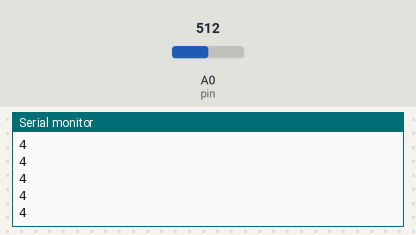
Simulated run of this sketch. Board: Arduino Uno, built with avr-gcc and run on an emulated ATmega328P. Shown: the last lines printed to the serial monitor. Inputs (shaded band) come from the test bench; at power-on: A0 (pin) = 512.

Above: at 1.2 s.
1.3 s: A0 (pin) set to 716
At 1.31 s:
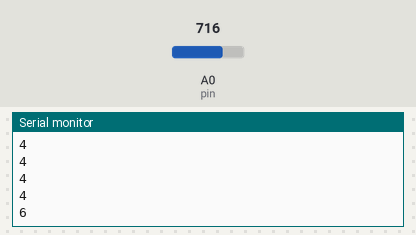
2.8 s: A0 (pin) set to 900
At 2.81 s:
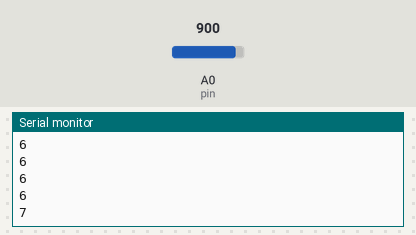
Timing chart, 0 to 5.8 s (numbered marks = the images above; inputs shaded):
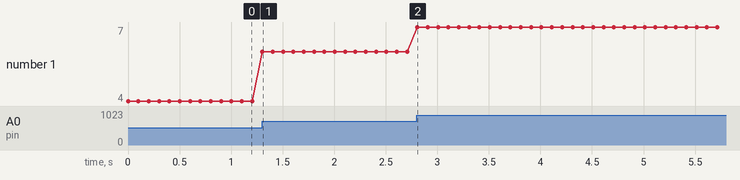

Measured:
- after the input at 1.3 s, the serial monitor: prints a new line at once (image 1)
- after the input at 2.8 s, the serial monitor: prints a new line at once (image 2)
- plotted number 1: 4 → 6 after the input at 1.3 s, 6 → 7 after the input at 2.8 s

The sketch:

5c.ino
```cpp
struct Potmeter {
    int pin;
    int value = 0;
    int convertedValue = 0;

    void update() {
        value = analogRead(pin);
        convertedValue = map(value, 0, 1023, 0, 9);
    }
};

Potmeter potmeter1;

void setup()
{
    Serial.begin(9600);

    potmeter1.pin = A0;
    pinMode(potmeter1.pin, INPUT);
}

void loop()
{
    potmeter1.update();

    Serial.println(potmeter1.convertedValue);

    delay(100);
}
```
